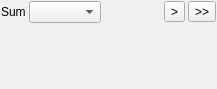
<?xml version="1.0" encoding="UTF-8"?>
<ui version="4.0">
 <class>BandPassFilterWindow</class>
 <widget class="QDockWidget" name="BandPassFilterWindow">
  <property name="geometry">
   <rect>
    <x>0</x>
    <y>0</y>
    <width>217</width>
    <height>89</height>
   </rect>
  </property>
  <property name="sizePolicy">
   <sizepolicy hsizetype="Minimum" vsizetype="MinimumExpanding">
    <horstretch>0</horstretch>
    <verstretch>0</verstretch>
   </sizepolicy>
  </property>
  <property name="maximumSize">
   <size>
    <width>253</width>
    <height>524287</height>
   </size>
  </property>
  <property name="windowTitle">
   <string>Integration</string>
  </property>
  <widget class="QWidget" name="dockWidgetContents">
   <layout class="QVBoxLayout" name="verticalLayout">
    <property name="spacing">
     <number>1</number>
    </property>
    <property name="margin">
     <number>0</number>
    </property>
    <item>
     <widget class="QWidget" name="sumWidget" native="true">
      <layout class="QHBoxLayout" name="horizontalLayout">
       <property name="spacing">
        <number>3</number>
       </property>
       <property name="margin">
        <number>1</number>
       </property>
       <item>
        <widget class="QLabel" name="label">
         <property name="text">
          <string>Sum</string>
         </property>
        </widget>
       </item>
       <item>
        <widget class="QComboBox" name="axisComboBox"/>
       </item>
       <item>
        <spacer name="sumSpacer">
         <property name="orientation">
          <enum>Qt::Horizontal</enum>
         </property>
         <property name="sizeHint" stdset="0">
          <size>
           <width>40</width>
           <height>20</height>
          </size>
         </property>
        </spacer>
       </item>
       <item>
        <widget class="QToolButton" name="currentButton">
         <property name="text">
          <string>&gt;</string>
         </property>
        </widget>
       </item>
       <item>
        <widget class="QToolButton" name="selectedButton">
         <property name="text">
          <string>&gt;&gt;</string>
         </property>
        </widget>
       </item>
      </layout>
     </widget>
    </item>
    <item>
     <spacer name="verticalSpacer">
      <property name="orientation">
       <enum>Qt::Vertical</enum>
      </property>
      <property name="sizeType">
       <enum>QSizePolicy::Expanding</enum>
      </property>
      <property name="sizeHint" stdset="0">
       <size>
        <width>20</width>
        <height>1</height>
       </size>
      </property>
     </spacer>
    </item>
   </layout>
  </widget>
 </widget>
 <resources/>
 <connections/>
</ui>
